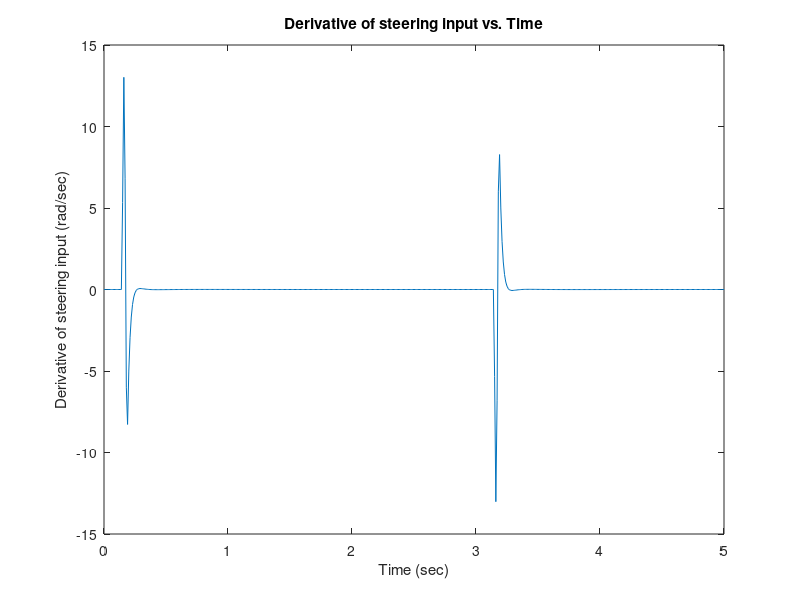
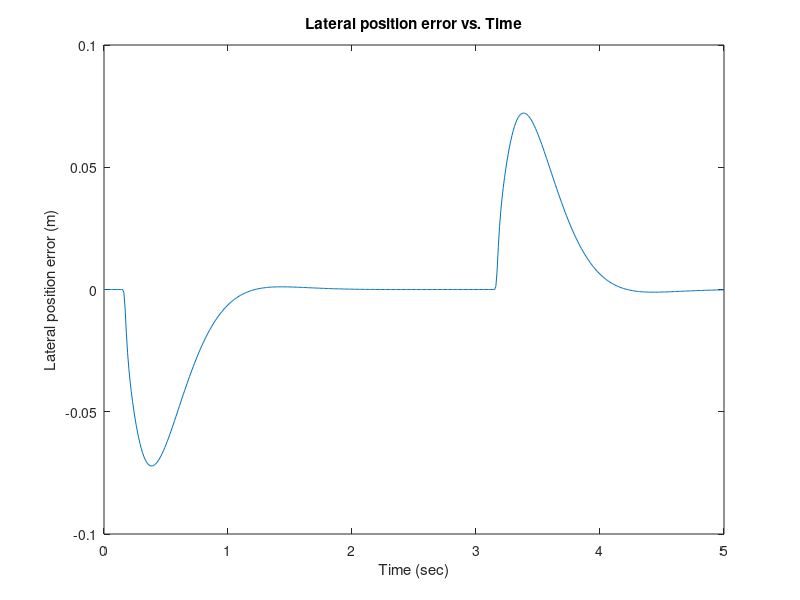
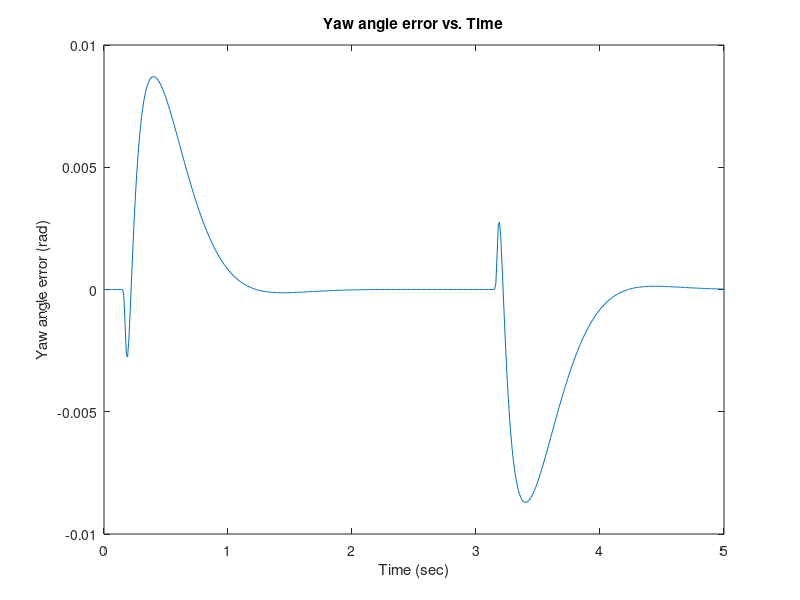
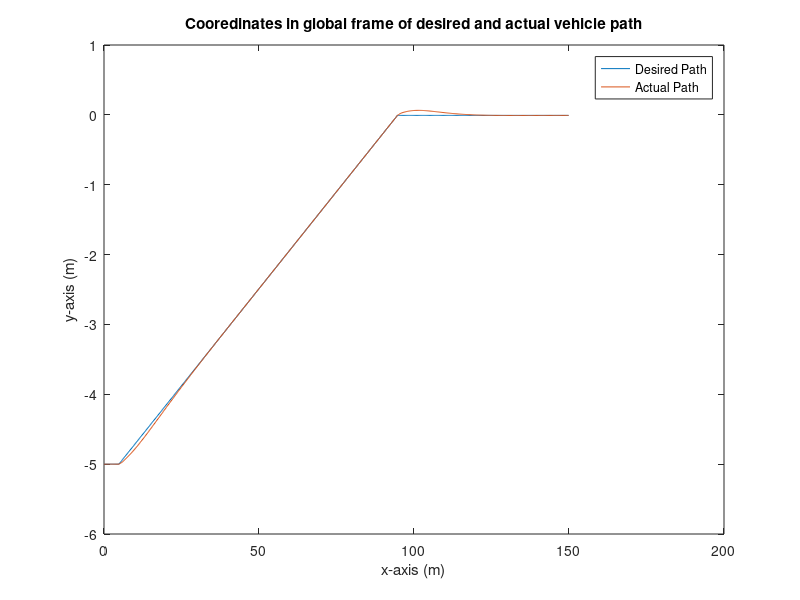

Reproduce these figures in MATLAB, in order.
% DBM with lane change
clear;

% Parameters
Vx = 30;
m = 1573;
Iz = 2873;
lf = 1.1;
lr = 1.58;
Calphaf = 80000;
Calphar = 80000;

% Populate linear state space system of the form xdot = A * x + 
% B1 * deltaf + B2 * psidot_des and y = C * x + D * deltaf
% Populate A matrix
A = zeros(4,4);
A(1,2) = 1;
A(2,2) = -(2 * Calphaf + 2 * Calphar)/(m * Vx);
A(2,3) = (2 * Calphaf + 2 * Calphar)/m;
A(2,4) = (-2 * Calphaf * lf + 2 * Calphar * lr)/(m * Vx);
A(3,4) = 1;
A(4,2) = -(2 * Calphaf * lf - 2 * Calphar * lr)/(Iz * Vx);
A(4,3) = (2 * Calphaf * lf - 2 * Calphar * lr)/Iz;
A(4,4) = -(2 * Calphaf * lf * lf + 2 * Calphar * lr * lr)/(Iz * Vx);

% Populate B1 matrix
B1 = zeros(4,1);
B1(2,1) = (2 * Calphaf)/m;
B1(4,1) = (2 * Calphaf * lf)/Iz;

% Populate B2 matrix
B2 = zeros(4,1);
B2(2,1) = -(2 * Calphaf * lf - 2 * Calphar * lr)/(m * Vx) - Vx;
B2(4,1) = -(2 * Calphaf * lf * lf + 2 * Calphar * lr * lr)/(Iz * Vx);

% Populate C matrix
C = eye(4);

% Populate D matrix
D = zeros(4,1);

% Create state space object for open-loop system
open_loop_sys = ss(A, B1, C, D);

% Check open-loop system eigenvalues
Eopen = eig(A);

% Desired eigenvalues
p = [complex(-4,-3);
    complex(-4,3);
    -30;
    -40];

% Solve for K using pole placement
K = place(A,B1,p);

% Check for closed-loop system eigenvalues
Aclosed = A - B1 * K;
Eclosed = eig(Aclosed);

% Create state space object for closed-loop system
closed_loop_sys = ss(Aclosed, B2, C, D);

% Create inputs for psidot_des
tstep = 0.01;

u1 = zeros(1, round(5/(tstep * 30)));
u2 = atan(5/90) * ones(1, round(90/(tstep * 30)));
u3 = zeros(1, round(5/(tstep * 30)));

% Additional tradjectory to examine error and settling time
u4 = zeros(1, round(50/(tstep * 30))); 

psi_des = [u1 u2 u3 u4];
psidot_des = gradient(psi_des, tstep);

% Create linear simulation object
tIn = 0:tstep:((length(psidot_des) - 1) * tstep);

[y, tOut, x] = lsim(closed_loop_sys, psidot_des, tIn);

% Errors
e1 = x(:,1);
e1dot = x(:,2);
e2 = x(:,3);
e2dot = x(:,4);

% Calculate derivative of steering input deltaf
deltaf = -K * transpose(x);
deltafdot = gradient(deltaf, tstep);

% Plot of derivative of steering input (deltafdot)
figure();
plot(tOut, deltafdot);
title("Derivative of steering input vs. Time")
xlabel("Time (sec)");
ylabel("Derivative of steering input (rad/sec)");

% Plot lateral position error e1
figure();
plot(tOut, e1);
title("Lateral position error vs. Time")
xlabel("Time (sec)");
ylabel("Lateral position error (m)");

% Plot yaw angle error e2
figure();
plot(tOut, e2);
title("Yaw angle error vs. Time")
xlabel("Time (sec)");
ylabel("Yaw angle error (rad)");

% Plot desired and actual vehicle path in global frame
num_tsteps = length(tOut);

% Desired path
X_des = zeros(1,num_tsteps);
Y_des = zeros(1,num_tsteps);
X_des(1) = 0;
Y_des(1) = -5;

% Actual path
X_act = zeros(1,num_tsteps);
Y_act = zeros(1,num_tsteps);
X_act(1) = 0;
Y_act(1) = -5;

% Equations from page 40 of Rajamani (2012)
for step = 2:num_tsteps
    X_des(step) = X_des(step-1) + Vx * tstep * cos(psi_des(step));
    Y_des(step) = Y_des(step-1) + Vx * tstep * sin(psi_des(step));
    X_act(step) = X_des(step) - e1(step) * sin(e2(step) + psi_des(step));
    Y_act(step) = Y_des(step) + e1(step) * cos(e2(step) + psi_des(step));
end

figure();
plot(X_des,Y_des);
hold on
plot(X_act, Y_act);
title("Cooredinates in global frame of desired and actual vehicle path");
legend("Desired Path","Actual Path");
xlabel("x-axis (m)");
ylabel("y-axis (m)");
hold off